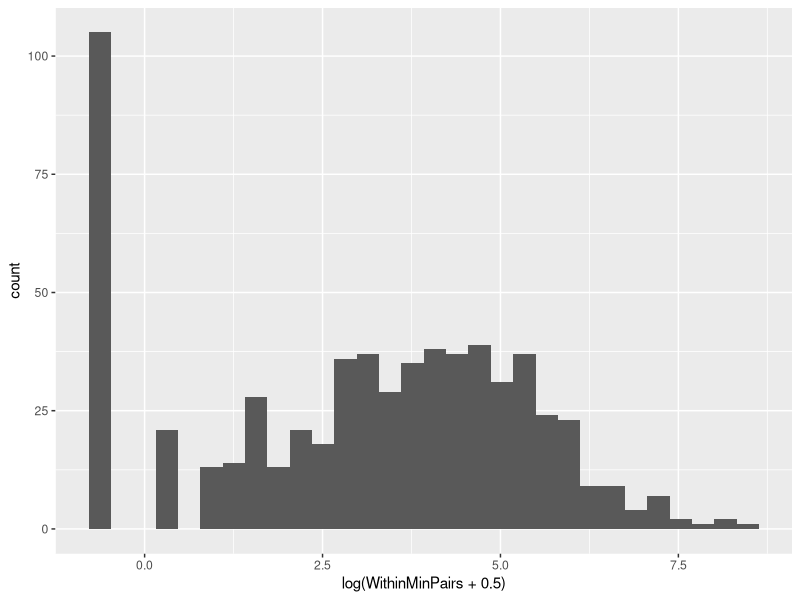
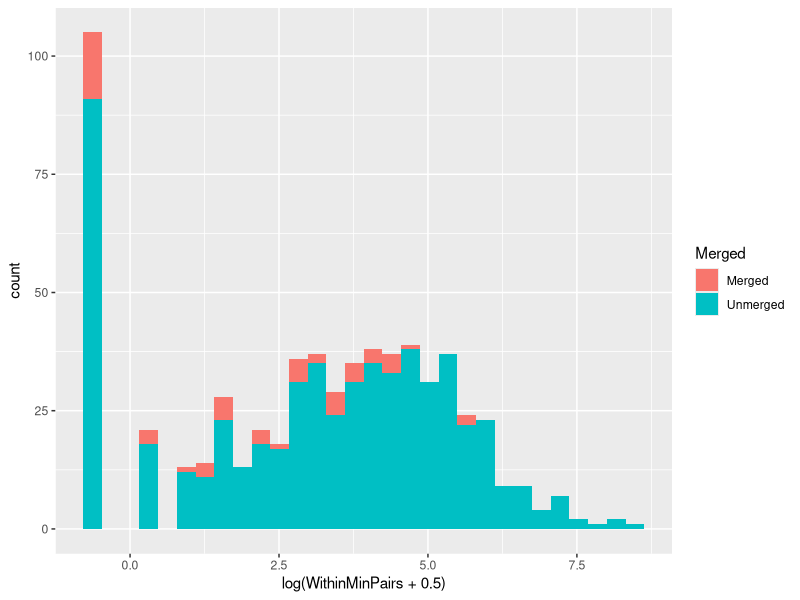
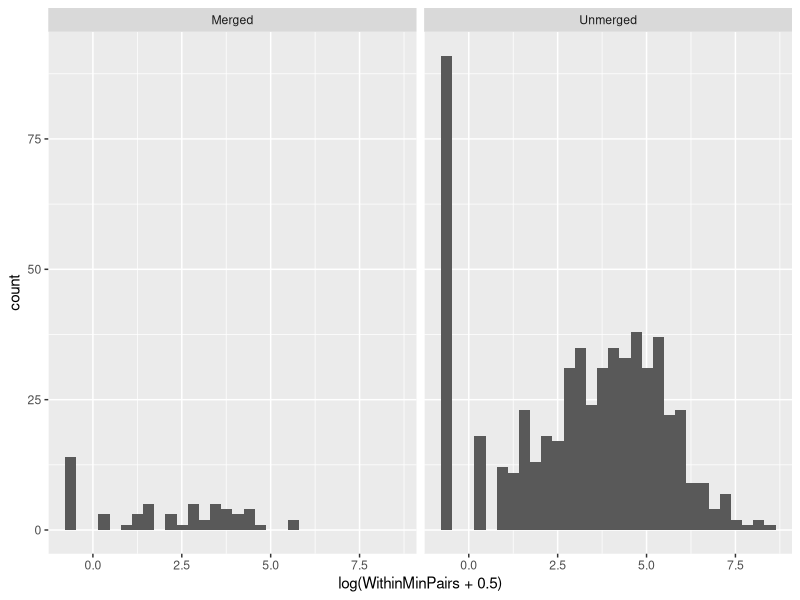
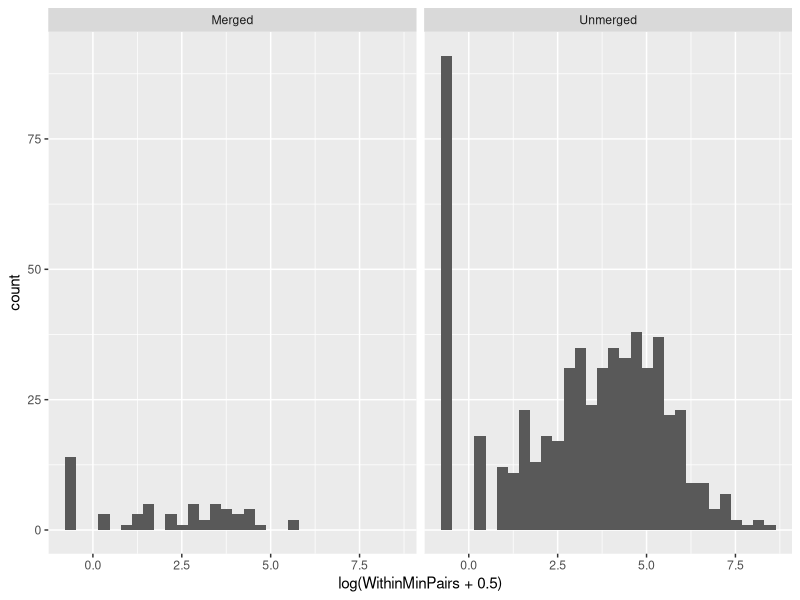
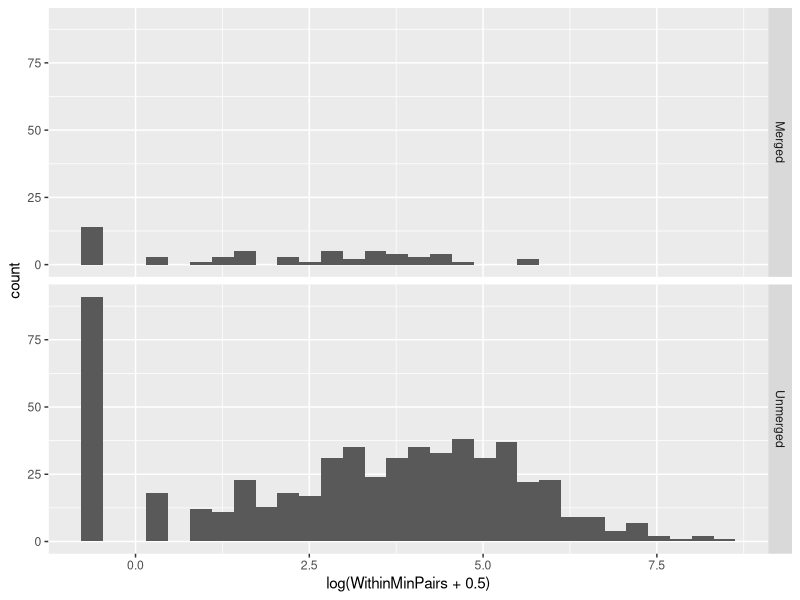
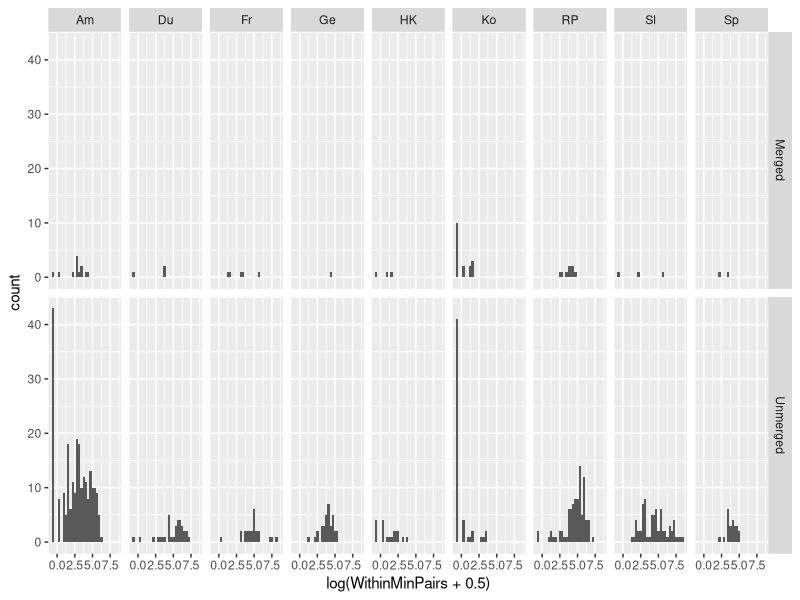
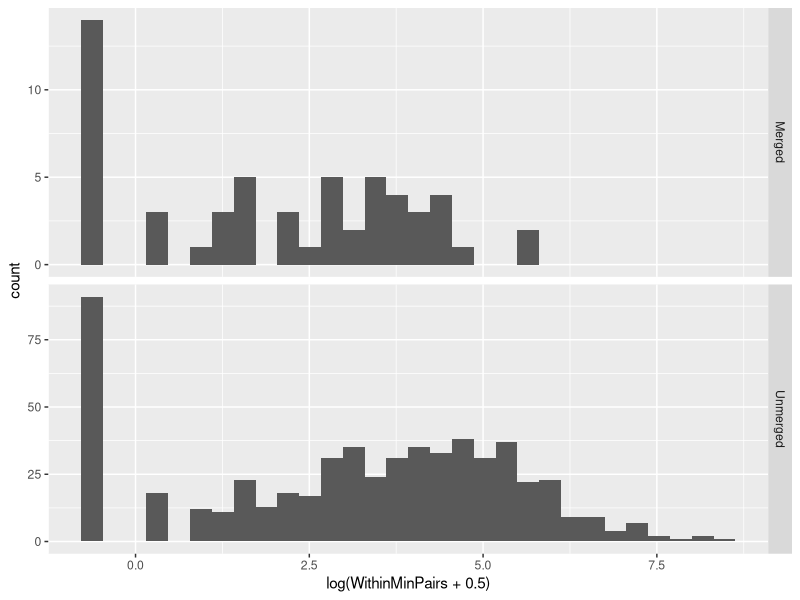
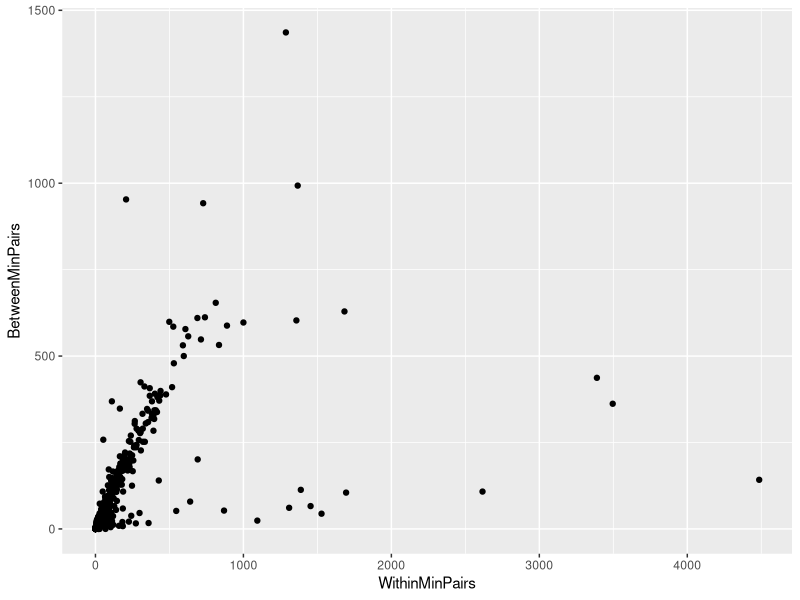

Source code (R) for these figures, in order:
## ---- chunk 1
library(ggplot2)
library(dplyr)
mp <- read.csv("../scottdata/CognitionPaperFinalData.csv")
## ---- chunk 2
ggplot(mp, aes(log(WithinMinPairs + 0.5))) + geom_histogram()

## ---- chunk 3
ggplot(mp, aes(log(WithinMinPairs + 0.5))) + geom_histogram(aes(fill = Merged))
ggplot(mp, aes(log(WithinMinPairs + 0.5))) + geom_histogram() + facet_wrap(~ Merged)
ggplot(mp, aes(log(WithinMinPairs + 0.5))) + geom_histogram() + facet_grid(. ~ Merged)
ggplot(mp, aes(log(WithinMinPairs + 0.5))) + geom_histogram() + facet_grid(Merged ~ .)
ggplot(mp, aes(log(WithinMinPairs + 0.5))) + geom_histogram() + facet_grid(Merged ~ Corpus)

ggplot(mp, aes(log(WithinMinPairs + 0.5))) + geom_histogram() + facet_grid(Merged ~ ., scales = "free_y")

## ---- chunk 4
scatter1 <- ggplot(mp, aes(WithinMinPairs, BetweenMinPairs)) + geom_point()
scatter1
scatter1 + geom_smooth()
scatter1 + geom_smooth(method = "lm")

## ---- chunk 5
scatter2 <- ggplot(mp, aes(WithinMinPairs, BetweenMinPairs)) + geom_point(aes(color = Merged))
scatter2
scatter2 + facet_wrap(~ Merged)
scatter3 <- ggplot(mp, aes(WithinMinPairs, BetweenMinPairs)) + geom_point(aes(color = Corpus))
scatter3
scatter3 + facet_wrap(~ Corpus)
## ---- chunk 6
scatter4 <- ggplot(mp, aes(WithinMinPairs, BetweenMinPairs)) + geom_text(aes(color = Merged, label = Merged))
scatter4
scatter4 + facet_wrap(~ Corpus)
mp$Merged <- factor(mp$Merged, levels = c("Unmerged", "Merged"))
scatter4 + facet_wrap(~ Corpus)
scatter4 <- ggplot(mp, aes(WithinMinPairs, BetweenMinPairs)) + geom_text(aes(color = Corpus, label = Corpus))
scatter4
## ---- chunk 7
mp.agg1 <- group_by(mp, Corpus) %>% summarize(meanWMP = mean(WithinMinPairs))
mp.agg1
ggplot(mp.agg1, aes(Corpus, meanWMP)) + geom_bar(stat = "identity")
## ---- chunk 8
mp.agg2 <- group_by(mp, Corpus, Merged) %>% summarize(meanWMP = mean(WithinMinPairs), meanBMP = mean(BetweenMinPairs))
mp.agg2
ggplot(mp.agg2, aes(Corpus, meanWMP)) + geom_bar(stat = "identity", aes(fill = Merged))
mp.bars2 <- ggplot(mp.agg2, aes(Corpus, meanWMP)) + geom_bar(stat = "identity", aes(fill = Merged), position = "dodge")
mp.bars2 + facet_wrap(~ Corpus)
mp.bars2 + facet_wrap(~ Corpus, scales = "free_y")
mp.bars2 + facet_wrap(~ Corpus, scales = "free")

